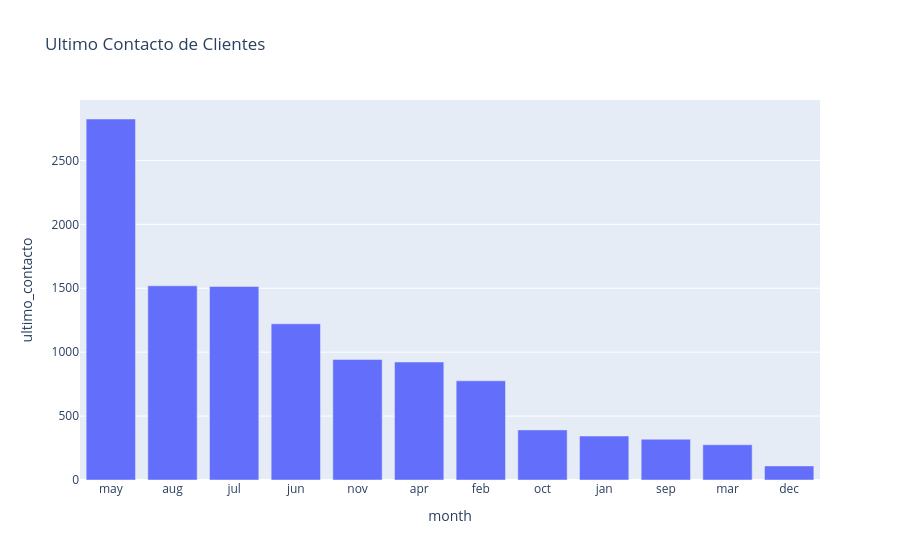

This figure's notebook cell:
### Markdown cell above
### Ultimo mes de contacto del año (month)

### Code cell
ultimo_contacto = df["month"].value_counts().reset_index()
ultimo_contacto.columns = ["month", "ultimo_contacto"]

fig = px.bar(ultimo_contacto, x="month", y="ultimo_contacto", title="Ultimo Contacto de Clientes")
fig.show()

### Figure 1 — Plotly figure (JSON) as saved in the notebook; plotly's stock layout.template omitted (floating-point values rounded to 4 significant figures)
{"data": [{"alignmentgroup": "True", "hovertemplate": "month=%{x}<br>ultimo_contacto=%{y}<extra></extra>", "legendgroup": "", "marker": {"color": "#636efa", "pattern": {"shape": ""}}, "name": "", "offsetgroup": "", "orientation": "v", "showlegend": false, "textposition": "auto", "type": "bar", "x": ["may", "aug", "jul", "jun", "nov", "apr", "feb", "oct", "jan", "sep", "mar", "dec"], "xaxis": "x", "y": [2824, 1519, 1514, 1222, 943, 923, 776, 392, 344, 319, 276, 110], "yaxis": "y"}], "layout": {"autosize": true, "barmode": "relative", "legend": {"tracegroupgap": 0}, "title": {"text": "Ultimo Contacto de Clientes"}, "xaxis": {"anchor": "y", "autorange": true, "domain": [0, 1], "range": [-0.5, 11.5], "title": {"text": "month"}, "type": "category"}, "yaxis": {"anchor": "x", "autorange": true, "domain": [0, 1], "range": [0, 2973.0], "title": {"text": "ultimo_contacto"}, "type": "linear"}}}
